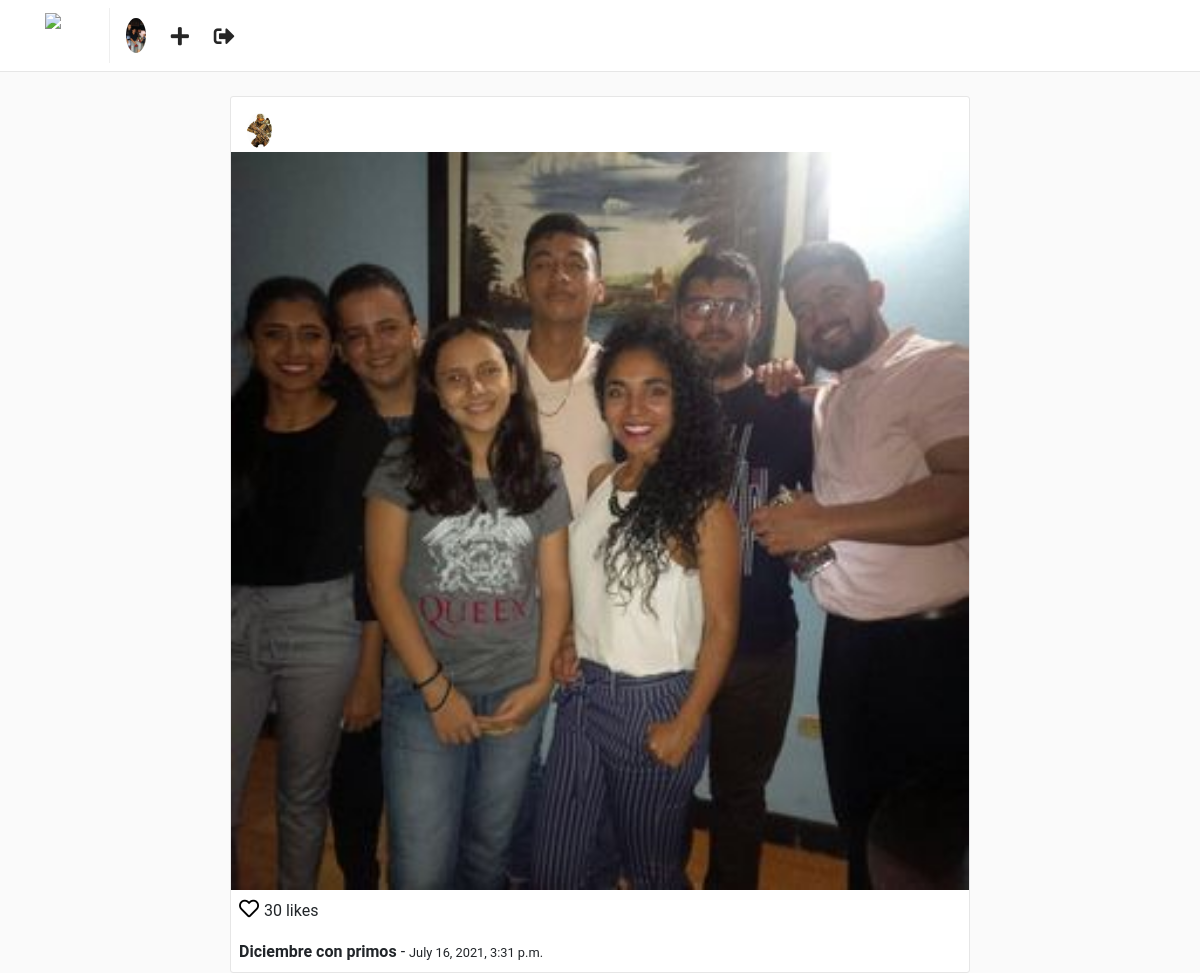
Page /posts/10 (signed in) on the committed database.
### users/models.py (models this page shows, shortened)
class Profile(models.Model):
    user = models.OneToOneField(User, on_delete=models.CASCADE)
    website = models.URLField(max_length=200, blank=True)
    biography = models.TextField(blank=True)
    phone_number = models.CharField(max_length=20, blank=True)
    picture = models.ImageField(upload_to = 'users/pictures', blank=True, null=True)
    create = models.DateTimeField(auto_now_add=True)
    modifie =  models.DateTimeField(auto_now=True)

### posts/models.py (models this page shows, shortened)
class Post(models.Model):
    user = models.ForeignKey(User, on_delete=CASCADE)
    profile = models.ForeignKey('users.Profile', on_delete=CASCADE)
    title = models.CharField(max_length=255)
    photo = models.ImageField(upload_to = 'posts/photos')
    created = models.DateTimeField(auto_now_add=True)
    modified = models.DateTimeField(auto_now= True)

### posts/views.py (the view)
class PostDetailView(LoginRequiredMixin, DetailView):
    template_name = 'posts/detail.html'
    queryset = Post.objects.all()
    context_object_name = 'post'

### templates/posts/detail.html (shortened to what this page needs)
{% extends "base.html" %}
{% block container %}
    <div class="container">
        <div class="row">
            {% include "posts/post_card.html" %}
        </div>
    </div>
{% endblock %}

### templates/nav.html
{% load static %}
<nav class="navbar navbar-expand-lg fixed-top" id="main-navbar">
    <div class="container">
        <a class="navbar-brand pr-5" style="border-right: 1px solid #efefef;" href="{% url "posts:feed" %}">
            <img src="{% static "img/instagram.png" %}" height="45" class="d-inline-block align-top"/>
        </a>
        <div class="collapse navbar-collapse">
            <ul class="navbar-nav mr-auto">
                <li class="nav-item">
                    {% if request.user.profile.picture %}
                        <a href="{% url "users:detail" request.user.username %}">
                            <img src="{{ request.user.profile.picture.url }}" height="35" class="d-inline-block align-top rounded-circle"/>
                        </a>
                    {% else %}
                        <a href="">
                            <img src="{% static 'img/default-profile.png' %}" height="35" class="d-inline-block align-top rounded-circle"/>
                        </a>
                    {% endif %}
                </li>
                <li class="nav-item nav-icon">
                    <a href="{% url "posts:create_post"%}">
                        <i class="fas fa-plus"></i>
                    </a>
                </li>
                <li class="nav-item nav-icon">
                    <a href="{% url "users:logout" %}">
                        <i class="fas fa-sign-out-alt"></i>
                    </a>
                </li>
            </ul>
        </div>
    </div>
</nav>

### templates/posts/post_card.html (shortened to what this page needs)
<div class="col-sm-12 col-md-8 offset-md-2 mt-5 p-0 post-container">
    <div class="media pt-3 pl-3 pb-1">
        <a href="{% url "users:detail" post.user.username %}">
            <img class="mr-3 rounded-circle" height="35" src="{{ post.profile.picture.url }}" alt="{{ post.user.get_full_name }}">
        </a>
        <div class="media-body">
        </div>
    </div>
    <img style="width: 100%;" src="{{ post.photo.url }}" alt="{{ post.title }}">
    <p class="mt-1 ml-2" >
        <a href="" style="color: #000; font-size: 20px;">
            <i class="far fa-heart"></i>
        </a> 30 likes
    </p>
    <p class="ml-2 mt-0 mb-2">
        <b>{{ post.title }}</b> - <small>{{ post.created }}</small>
    </p>
</div>

### static/css/main.css (style rules this page uses)
html, body { background: #fafafa; height: 100%; width: 100%; font-family: 'Roboto', sans-serif; }
#main-navbar { background: #fff; border-bottom: 1px solid rgba(0,0,0,.0975); }
.post-container { background: #fff; border: 1px solid #e6e6e6; border-radius: 3px; }
.nav-icon a { color: #262626; font-size: 1.3em; display: block; margin-top: .2em; margin-left: 1.2em; font-weight: 100; }

### rows in the picture
Post: profile.picture (picture), photo (picture), title "Diciembre con primos", created "July 16, 2021, 3:31 p.m."
